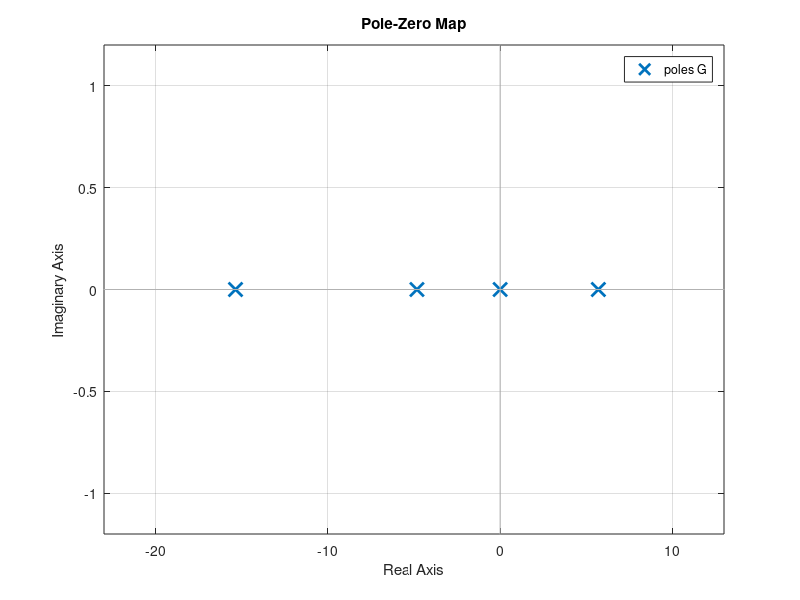

The MATLAB script that drew this image: (Note: this script raises an error after producing the figure.)
%% Q1

Km=0.0077;
Rm=2.6;
Lm=180;
Vmax=5.0;
Kg=3.7;
rg=0.0064;
mc=0.526;
Kx=2.28*(10^-5);
Kth=0.00153;
mp=0.106*2;
lp=0.168*2;
g=9.81;

b = (Kg*Km)/(rg);

A = [0,1,0,0;
    0,(-b^2)/(mc*Rm),-(mp*g)/(mc),0;
    0,0,0,1;
    0, (b^2)/(mc*lp*Rm),((mc+mp)*g)/(mc*lp),0];

B = [0;
    b/(mc*Rm);
    0;
    -b/(mc*lp*Rm)];

C = eye(4);

D = [0,0,0,0]';

%% 
sys  = ss(A,B,C,D);
tf_sys = ss2tf(A,B,C,D);

s = tf('s');
G = tf(sys);

%% 
pzmap(G);

%% 
eig(A)

%% Q
Co = ctrb(A,B);
k = rank(Co);

%%
% We should not check because the Controlbility matrix was full rank

%%
Mp = 11.5;  % 11.5
Z = ((log(Mp)^2)/(pi^2+(log(Mp)^2)))^0.5;    
Ts = 2.5;
Wn = 3.9/(Z*Ts) 
Pd1 = -(Z*Wn) + 1i* Wn*(1-Z^2)^0.5    
Pd2 = -(Z*Wn) - 1i* Wn*(1-Z^2)^0.5    

%% 
Nd1 = 10*Pd1   
Nd2 = 10*Pd2   

%% PP for Con
p = [Pd1, Pd2, Nd1, Nd2];
K = place(A,B,p) % -15.0542   -9.7200  -23.0187   -1.8513

Q=15*[10,0,0,0;
    0,0.666,0,0;
    0,0,10,0;
    0,0,0,0];
R= 0.01;
N= 0;

[K,S,e] = lqr(A,B,Q,R,N) 